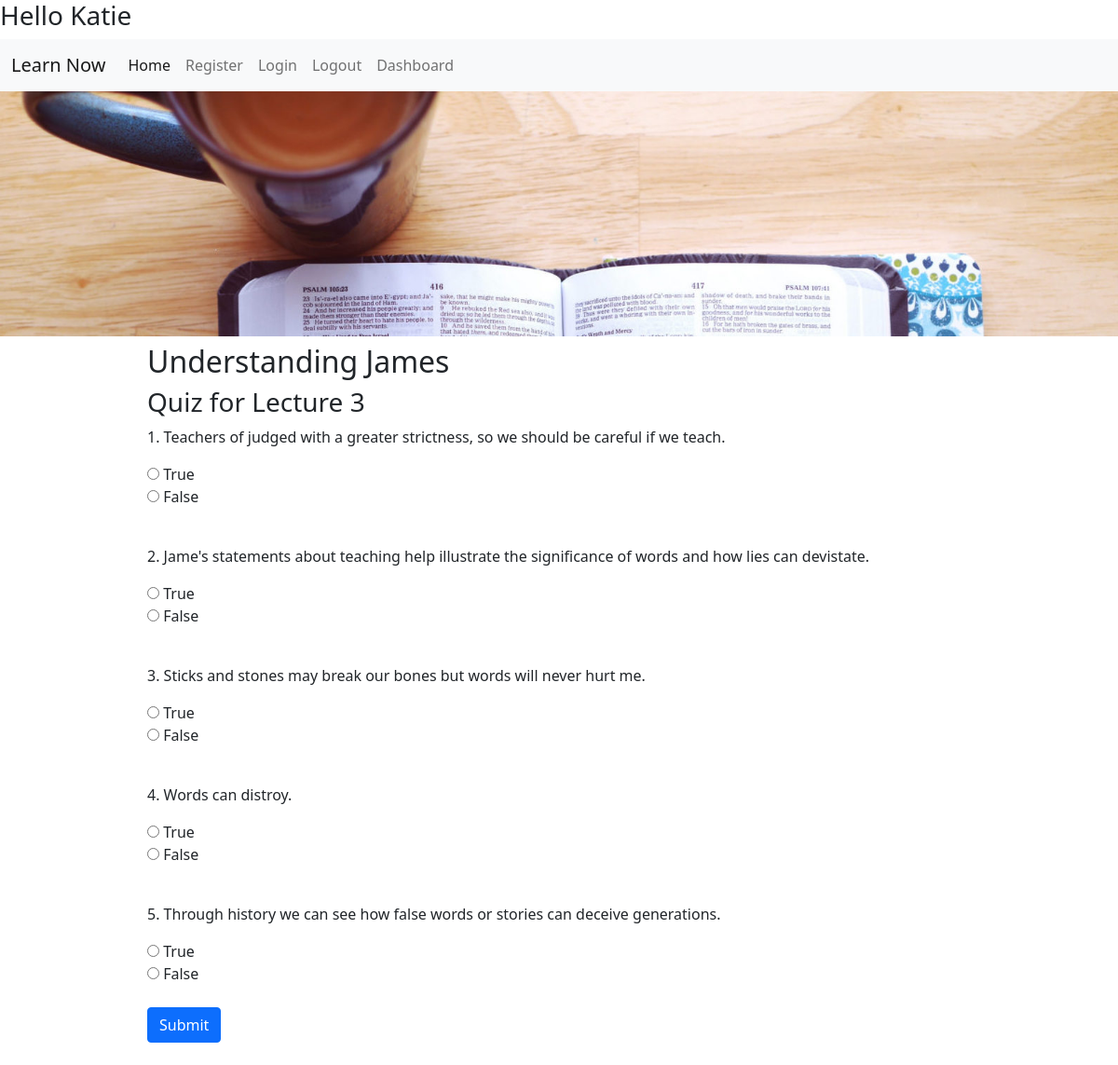
The app's page /quiz/2/3 (signed in) with its own data.
### Learn_Now/models.py (models this page shows, shortened)
class Course(models.Model):
    course_unit = models.ForeignKey("Course_Unit", on_delete=models.CASCADE, blank=True, null=True, default=None, related_name="course_unit")
    course_name = models.CharField(max_length=70)
    course_info = models.CharField(max_length=600, blank=True)
    num_assign = models.IntegerField(blank=True, default=3)
    intro_vid = models.URLField(max_length=220, blank=True)
    passed = models.BooleanField(blank=True, null=True)
    current = models.BooleanField(blank=True, null=True)
    future = models.BooleanField(blank=True, null=True)
    current_students = models.ManyToManyField(User, blank=True, related_name="current_students")
    students_completed = models.ManyToManyField(User, blank=True, related_name="students_completed")

class Quiz(models.Model):
    course = models.ForeignKey('Course', on_delete=models.CASCADE, blank=True, related_name="course")
    assign_num = models.IntegerField(default=0)
    question_1 = models.CharField(max_length=300)
    quest1_ans = models.BooleanField()
    question_2 = models.CharField(max_length=300)
    quest2_ans = models.BooleanField()
    question_3 = models.CharField(max_length=300)
    quest3_ans = models.BooleanField()
    question_4 = models.CharField(max_length=300)
    quest4_ans = models.BooleanField()
    question_5 = models.CharField(max_length=300)
    quest5_ans = models.BooleanField()

### Learn_Now/views.py (the view)
# urls.py: path("quiz/<int:course_id>/<int:quiz_num>", views.quiz, name="quiz"),
@login_required
def quiz(request, course_id, quiz_num):
    q_course = Course.objects.get(pk=course_id)
    course_name = q_course.course_name
    quiz_info = Quiz.objects.get(course=q_course, assign_num=int(quiz_num))
    if request.method == "POST":
        print("you submitted form")
    return render(request, "Learn_Now/quiz.html", {
        "course_id": course_id,
        "quiz_num": quiz_num,
        "q_course": q_course,
        "quiz_info": quiz_info,
        "course_name": course_name,
    })

### Learn_Now/templates/Learn_Now/quiz.html (shortened to what this page needs)
{% extends "Learn_Now/layout.html" %}
{% load static %}
{% block body %}
<div class="unit-center">
        <div>
            <h2>Understanding {{course_name}}</h2>
            <h3>Quiz for Lecture {{quiz_num}}</h3>
        </div>
        <div class="quiz_questions">
            <form id="quiz_form" action="{% url 'save_quiz' course_name quiz_num %}" method="POST">
                <p>1. {{quiz_info.question_1}}<p>
                    <input type="radio" id="ans_q_1_T" value="True" name="quest_1">
                    <label for="ans_q_1_T">True</label><br>
                    <input type="radio" id="ans_q_1_F" value="False" name="quest_1">
                    <label for="ans_q_1_F">False</label><br>
                <br>
                <p>2. {{quiz_info.question_2}}<p>
                    <input type="radio" id="ans_q_2_T" value="True" name="quest_2">
                    <label for="ans_q_2_T">True</label><br>
                    <input type="radio" id="ans_q_2_F" value="False" name="quest_2">
                    <label for="ans_q_2_F">False</label><br>
                <br>
                <p>3. {{quiz_info.question_3}}<p>
                    <input type="radio" id="ans_q_3_T" value="True" name="quest_3">
                    <label for="ans_q_3_T">True</label><br>
                    <input type="radio" id="ans_q_3_F" value="False" name="quest_3">
                    <label for="ans_q_3_F">False</label><br>
                <br>
                <p>4. {{quiz_info.question_4}}<p>
                    <input type="radio" id="ans_q_4_T" value="True" name="quest_4">
                    <label for="ans_q_4_T">True</label><br>
                    <input type="radio" id="ans_q_4_F" value="False" name="quest_4">
                    <label for="ans_q_4_F">False</label><br>
                <br>
                <p>5. {{quiz_info.question_5}}<p>
                    <input type="radio" id="ans_q_5_T" value="True" name="quest_5">
                    <label for="ans_q_5_T">True</label><br>
                    <input type="radio" id="ans_q_5_F" value="False" name="quest_5">
                    <label for="ans_q_5_F">False</label><br>
                <br>
                <input type="submit" class="btn btn-primary" value="Submit"><br>
            </form>
        </div>
</div>
{% endblock %}

### Learn_Now/static/Learn_Now/style1.css (style rules this page uses)
.unit-center { padding: 8px; display: block; margin-left: auto; margin-right: auto; width: 75%; }

### records on screen
Course: course_name "James"
Quiz: question_1 "Teachers of judged with a greater strictness, so we should be careful if we teach.", question_2 "Jame's statements about teaching help illustrate the significance of words and how lies can devistate.", question_3 "Sticks and stones may break our bones but words will never hurt me.", question_4 "Words can distroy.", question_5 "Through history we can see how false words or stories can deceive generations."

### other values on screen
{{ quiz_num }} "3"
